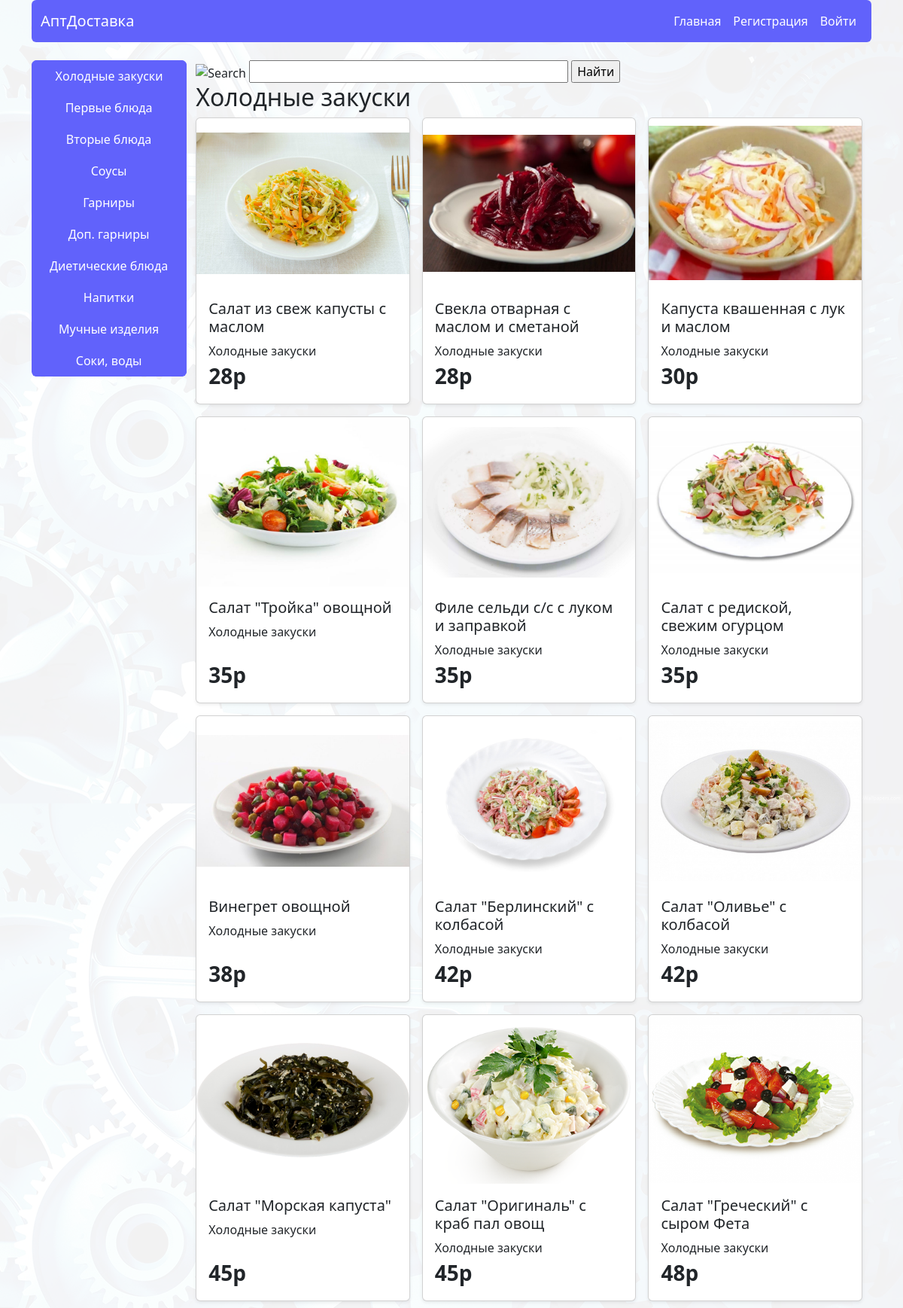
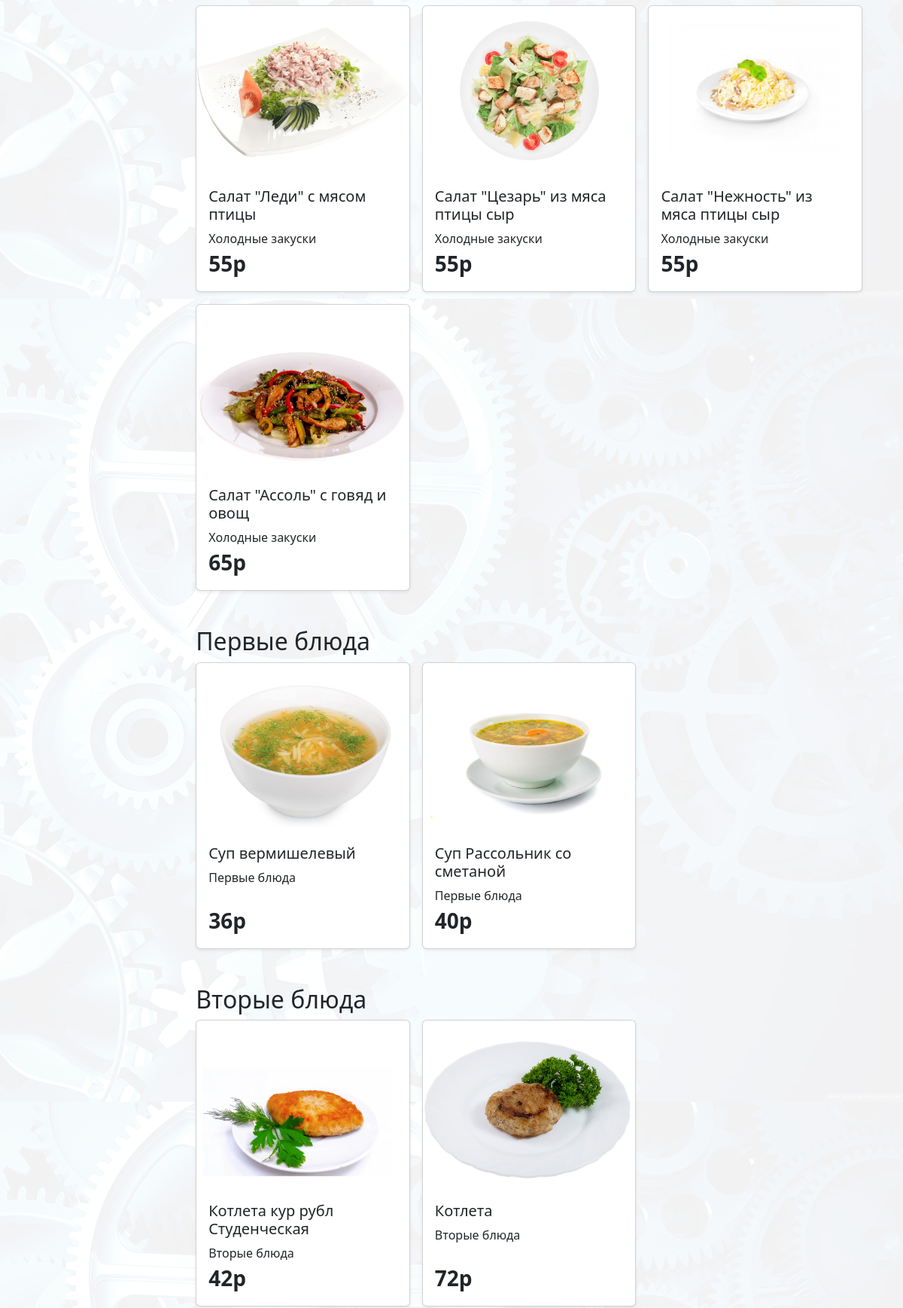
The page / (upper part) on the database its author committed (2 pictures, top to bottom).
### home/models.py (models this page shows, shortened)
class Category(models.Model):
    name = models.CharField(max_length=20, verbose_name="Название")
    class Meta:
        verbose_name = 'Категория'
        verbose_name_plural = 'Категории'

class Meal(models.Model):
    name = models.CharField(max_length=150, verbose_name="Название")
    price = models.IntegerField(verbose_name="Цена (руб.)")
    out = models.CharField(max_length=10, verbose_name="Выход")
    image = models.ImageField(upload_to='images', verbose_name="Изображение")
    category = models.ForeignKey(Category, default=None, on_delete=models.CASCADE,
                                 verbose_name="Категория", related_name='meals')
    quantity = models.IntegerField(default=3, verbose_name="Количество")
    class Meta:
        verbose_name = 'Блюдо'
        verbose_name_plural = 'Блюда'

### home/views.py (the view)
# urls.py: path('', views.meal_list, name="home"),
def meal_list(request):
    context = {}
    context['categories'] = Category.objects.prefetch_related(
        Prefetch(
            'meals',
            queryset=Meal.objects.order_by('price'),  # Сортировка блюд по возрастанию цены
            to_attr='ordered_meals'
        )
    )
    if request.user.is_authenticated:
        context['cart_count'] = Cart.objects.filter(user=request.user).count()
        cart_items = Cart.objects.filter(user=request.user, meal__in=Meal.objects.all()).values('meal_id', 'quantity')
        context['cart_items'] = cart_items
        context['cart_items_id'] = [cart_item['meal_id'] for cart_item in cart_items]
    return render(request, 'home/index.html', context)

### home/templates/home/index.html (shortened to what this page needs)
{% extends 'home/base.html' %}
{% load static %}
{% block body %}
{% include 'home/elements/aside.html' %}
<section data-bs-spy="scroll" data-bs-smooth-scroll="true" class="row" tabindex="0">
    <form id="changelist-search" method="get">
        <div>
            <label for="searchbar"><img src="{% static 'admin/img/search.svg' %}" alt="Search"></label>
            <input type="text" size="40" name="q" value="" id="searchbar" autofocus="">
            <input type="submit" value="Найти">
        </div>
    </form>
    {% for category in categories %}
    <div id="cat_{{category.id}}" class="pb-5">
        <div>
            <h2>{{category.name}}</h2>
        </div>
        <div class="row row-cols-1 row-cols-md-2  row-cols-xl-3 g-3">
            {% with meals=category.ordered_meals%}
            {% for meal in meals %}
            {% include 'home/elements/meals_cards.html' %}
            {% empty %}
            <div class="col w-100">
                {% include 'home/elements/danger.html' with text="Ничего не найдено"%}
            </div>
            {% endfor %}
            {% endwith %}
        </div>
    </div>
    {% endfor %}
</section>
{% endblock %}

### home/templates/home/elements/aside.html
<aside id='aside'
       class="d-flex flex-wrap align-items-center justify-content-between sticky-top z-1 rounded-2 overflow-hidden   float-none float-lg-start mb-4"
       style="top: 80px;">
    <div id="nav" class="btn-group overflow-x-auto dragscroll flex-row flex-lg-column">
        {% for category in categories %}
        <a href="#cat_{{category.id}}" data-category-id="{{ category.id }}"
           class="btn btn-primary rounded-0 d-flex px-4 align-items-center justify-content-center px-4 py-2">
            {{ category.name }}
        </a>
        {% endfor %}
    </div>
</aside>

### home/templates/home/elements/meals_cards.html (shortened to what this page needs)
<div class="">
    <div class="meal-item card shadow-sm h-100" data-id="{{ meal.id }}">
        <img src="{{meal.image.url}}" class="meal-image card-img-top object-fit-contain w-100"
             height="225" alt="катринка с блюдом">
        <div class="card-body d-flex flex-column justify-content-between">
            <div>
                <h5 class="meal-name card-title name_meal">{{ meal.name }}</h5>
                <p class="meal-category card-text name_cat">{{ meal.category.name }}</p>
            </div>
            <div class="meal-price fs-3 fw-semibold">{{meal.price}}р</div>
        </div>
    </div>
</div>

### home/static/home/css/style.css (style rules this page uses)
body { background-image: url('../images/fon/fon.png'); background-size: 100%; background-attachment: fixed; }

### rows shown on the page
Category: name "Холодные закуски"
Category: name "Первые блюда"
Category: name "Вторые блюда"
Category: name "Соусы"
Category: name "Гарниры"
Category: name "Доп. гарниры"
Category: name "Диетические блюда"
Category: name "Напитки"
Category: name "Мучные изделия"
Category: name "Соки, воды"
Meal: image (picture), name "Салат из свеж капусты с маслом", category.name "Холодные закуски", price "28"
Meal: image (picture), name "Свекла отварная с маслом и сметаной", category.name "Холодные закуски", price "28"
Meal: image (picture), name "Капуста квашенная с лук и маслом", category.name "Холодные закуски", price "30"
Meal: image (picture), name "Салат \"Тройка\" овощной", category.name "Холодные закуски", price "35"
Meal: image (picture), name "Филе сельди с/с с луком и заправкой", category.name "Холодные закуски", price "35"
Meal: image (picture), name "Салат с редиской, свежим огурцом", category.name "Холодные закуски", price "35"
Meal: image (picture), name "Винегрет овощной", category.name "Холодные закуски", price "38"
Meal: image (picture), name "Салат \"Берлинский\" с колбасой", category.name "Холодные закуски", price "42"
Meal: image (picture), name "Салат \"Оливье\" с колбасой", category.name "Холодные закуски", price "42"
Meal: image (picture), name "Салат \"Морская капуста\"", category.name "Холодные закуски", price "45"
Meal: image (picture), name "Салат \"Оригиналь\" с краб пал овощ", category.name "Холодные закуски", price "45"
Meal: image (picture), name "Салат \"Греческий\" с сыром Фета", category.name "Холодные закуски", price "48"
Meal: image (picture), name "Салат \"Леди\" с мясом птицы", category.name "Холодные закуски", price "55"
Meal: image (picture), name "Салат \"Цезарь\" из мяса птицы сыр", category.name "Холодные закуски", price "55"
Meal: image (picture), name "Салат \"Нежность\" из мяса птицы сыр", category.name "Холодные закуски", price "55"
Meal: image (picture), name "Салат \"Ассоль\" с говяд и овощ", category.name "Холодные закуски", price "65"
Meal: image (picture), name "Суп вермишелевый", category.name "Первые блюда", price "36"
Meal: image (picture), name "Суп Рассольник со сметаной", category.name "Первые блюда", price "40"
Meal: image (picture), name "Котлета кур рубл Студенческая", category.name "Вторые блюда", price "42"
Meal: image (picture), name "Котлета", category.name "Вторые блюда", price "72"
